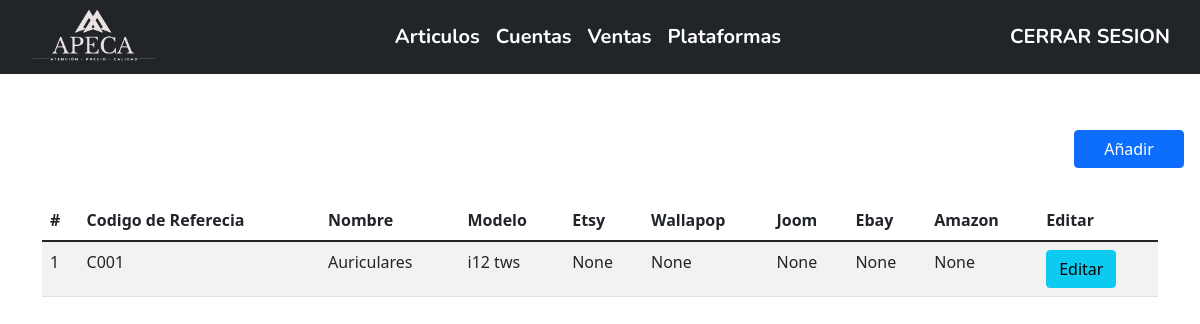
The app's page /plataforma/ (signed in), older data.
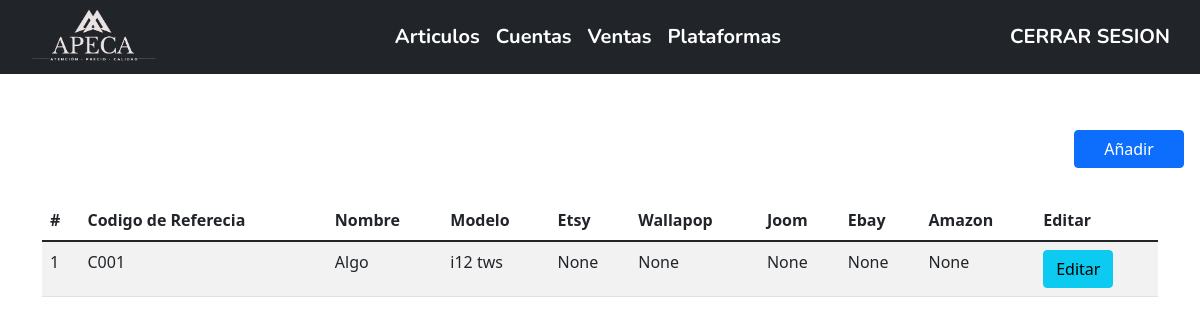
The same page, newer data.
### Productos/models.py (models this page shows, shortened)
class Producto(models.Model):
    codigo_referencia = models.CharField(max_length = 40, verbose_name= 'codigo_referencia', unique=True)
    nombre = models.CharField(max_length = 60, verbose_name= 'Nombres')
    modelo = models.CharField(max_length = 40, verbose_name= 'Modelo')
    unidades = models.CharField(max_length = 60, verbose_name= 'unidades')
    preciounidad = models.FloatField(verbose_name= 'Precio_Unidad')
    precioventa = models.FloatField(verbose_name= 'Precio_Venta')
    envio = models.FloatField(verbose_name= 'Envio')
    etsy = models.FloatField(verbose_name= 'Etsy', null=True)
    wallapop = models.FloatField(verbose_name= 'Wallapop', null=True)
    ebay = models.FloatField(verbose_name= 'Ebay', null=True)
    joom = models.FloatField(verbose_name= 'Joom', null=True)
    amazon = models.FloatField(verbose_name= 'Amazon', null=True)

### Productos/views.py (the view)
# urls.py: path('plataforma/', views.plataforma, name='plataforma'),
@login_required
def plataforma(request):
    plataformadata = Producto.objects.all().values('id', 'codigo_referencia', 'nombre', 'modelo', 'etsy', 'wallapop', 'ebay', 'joom', 'amazon')
    print(plataformadata, "Data")
    return render(request, 'plataformas.html', {"Productos": plataformadata})

### Productos/templates/plataformas.html (shortened to what this page needs)
{% extends 'componentes/nav.html' %}
{% block data %}
{% if request.user.is_authenticated %}
<div class="w-100 mt-2" style="text-align: right;">
    <button type="button" class="btn btn-primary me-3 " data-bs-toggle="modal" data-bs-target="#exampleModal" style="width: 110px;">
        Añadir
    </button>
</div>
<br>
<div class="container">
    <div class="table-responsive py-2">
        <table class="table table-striped">
            <thead>
                <tr>
                    <th>#</th>
                    <th>Codigo de Referecia</th>
                    <th>Nombre</th>
                    <th>Modelo</th>
                    <th>Etsy</th>
                    <th>Wallapop</th>
                    <th>Joom</th>
                    <th>Ebay</th>
                    <th>Amazon</th>
                    <th>Editar</th>
                </tr>
            </thead>
            <tbody>
                {% for c in Productos %}
                <tr>
                    <td>{{forloop.counter}}</td>
                    <td>{{c.codigo_referencia}}</td>
                    <td>{{c.nombre}}</td>
                    <td>{{c.modelo}}</td>
                    <td>{{c.etsy}}</td>
                    <td>{{c.wallapop}}</td>
                    <td>{{c.ebay}}</td>
                    <td>{{c.joom}}</td>
                    <td>{{c.amazon}}</td>
                    <td><a href="../editarplataforma/{{c.id}}" class="btn btn-info">Editar</a></td>
                </tr>
                {% endfor %}
            </tbody>
        </table>
    </div>
</div>
{% endif %}
{% endblock %}

Row changes from the older to the newer data that the page shows:
changed Producto "i12 tws": nombre "Auriculares" → "Algo"
